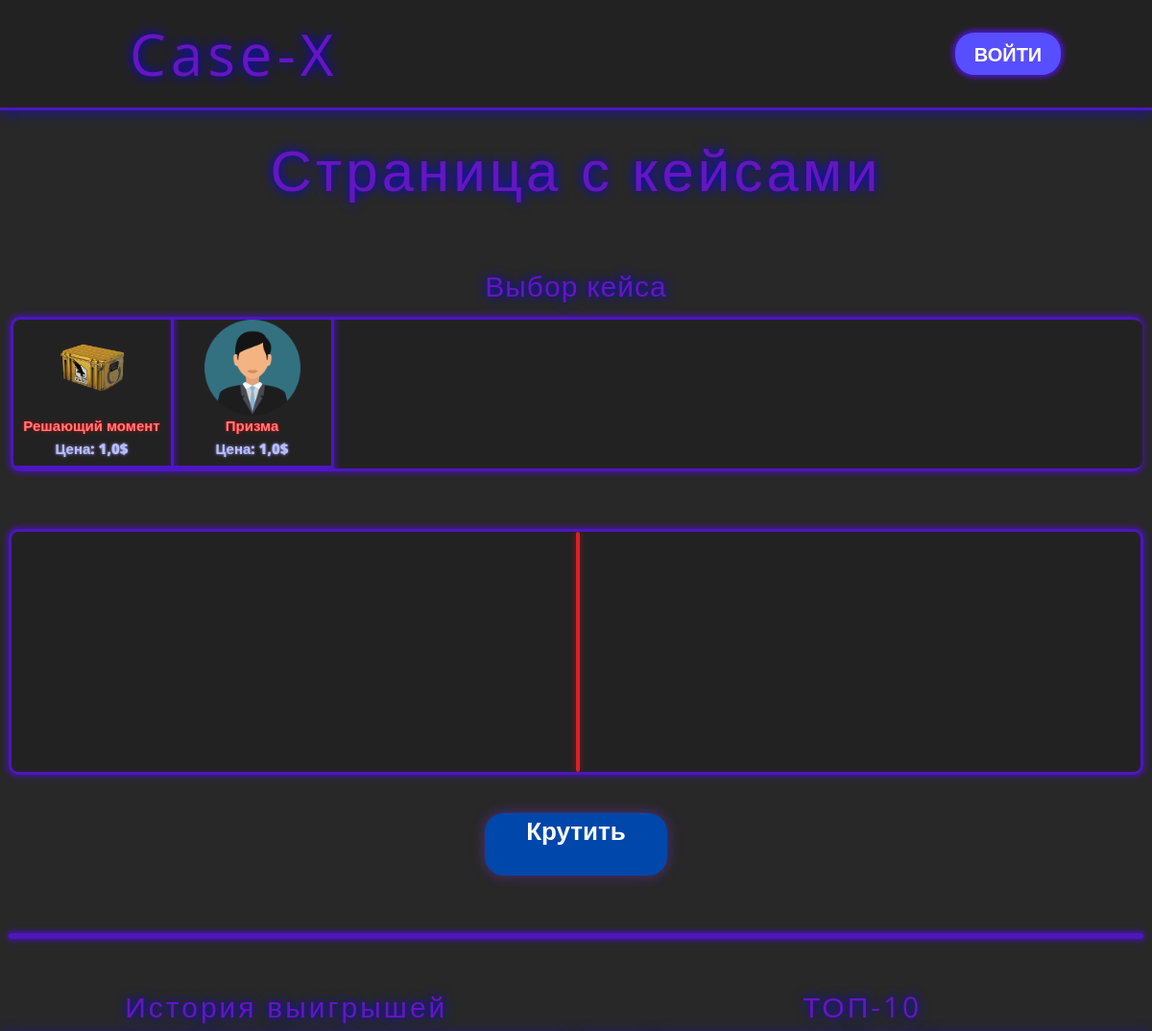
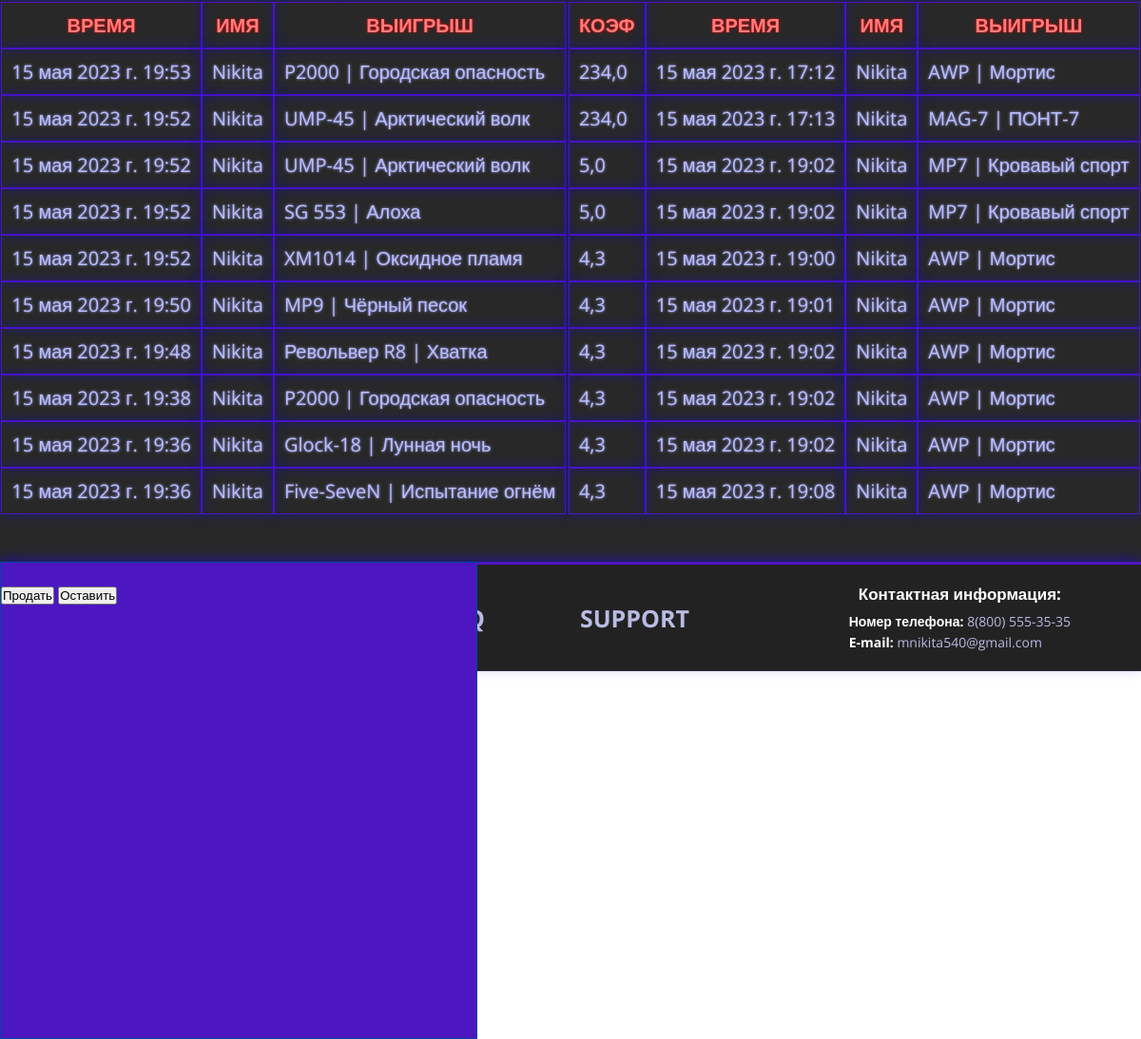
The app's page /case/ with its own data (2 pictures, top to bottom).
### main/models.py (models this page shows)
class Case(models.Model):
    name = models.CharField(max_length=30)
    image = models.FileField(upload_to='main/static/img')
    price = models.FloatField()
    items = models.TextField()
    class Meta:
        verbose_name = "Кейс"
        verbose_name_plural = "Кейсы"

class History(models.Model):
    user_id = models.CharField(max_length=30)
    skin = models.CharField(max_length=30)
    coef = models.FloatField()
    time = models.DateTimeField()
    class Meta:
        verbose_name = "История"
        verbose_name_plural = "Истории"

### main/views.py (the view)
# urls.py: path('', views.index, name= 'index'),
def index(request):
    top = History.objects.order_by('-coef')[:10]
    win_hist = History.objects.order_by('-time')[:10]
    cases = Case.objects.order_by('price')[:]
    for i in cases:
        i.image = str(i.image)[12:]
    username = get_cookies('username', request)
    if username == "":
        return render(request, "main/case.html", {'top': top, 'win_hist': win_hist, 'username': username, 'cases': cases})
    else:
        user = Users.objects.filter(name=username).order_by('name')[0]
        return render(request, "main/case.html", {'top': top, 'win_hist': win_hist, 'username': username, 'user': user, 'cases': cases})

### main/views.py (called while the page is built)
def get_cookies(key, request):
    if key in request.COOKIES:
        return request.COOKIES[key]
    else:
        return ""

### new_django/templates/main/case.html (shortened to what this page needs)
{% extends 'base.html' %}
{% load static %}
{% block main %}
    <main class="main" id="case_main">
        <h1 class="title_page">Страница с кейсами</h1>
        <div class="cases">
            <h1 class="cases_title">Выбор кейса</h1>
            <div class="cases_set">
                {% for i in cases %}
                <div class="case_card" id="case{{i.id}}">
                    <img src="{% static i.image %}" alt="" class="case_el_img" >
                    <div class="case_card_el">
                        <p class="case_name">{{i.name}}</p>
                        <p class="case_value">Цена: {{i.price}}$</p>
                    </div>
                </div>
                {% endfor %}
            </div>
        </div>
        <div class="roll">
            <div id="roulette">
                <div class="vertical-line"></div>
            </div>
            <div class="btn" id="roll_btn">
                <h1>Крутить</h1>
            </div>
            <div id="case_skins"></div>
        </div>
        <div class="boards">
            <div class="history">
                <h3 class="board_table_title">История выигрышей</h3>
                <table>
                    <thead class="board_thead">
                        <tr>
                            <td>Время</td>
                            <td>Имя</td>
                            <td>Выигрыш</td>
                        </tr>
                    </thead>
                    <tbody class="board_tbody">
                        {% for i in win_hist %}
                        <tr>
                            <td>{{i.time}}</td>
                            <td>{{i.user_id}}</td>
                            <td>{{i.skin}}</td>
                        </tr>
                        {% endfor %}
                    </tbody>
                </table>
            </div>
            <div class="leaderboard">
                <h3 class="board_table_title">ТОП-10</h3>
                <table>
                    <thead class="board_thead">
                        <tr>
                            <td>Коэф</td>
                            <td>Время</td>
                            <td>Имя</td>
                            <td>Выигрыш</td>
                        </tr>
                    </thead>
                    <tbody class="board_tbody">
                        {% for i in top %}
                        <tr>
                            <td>{{i.coef}}</td>
                            <td>{{i.time}}</td>
                            <td>{{i.user_id}}</td>
                            <td>{{i.skin}}</td>
                        </tr>
                        {% endfor %}
                    </tbody>
                </table>
            </div>
        </div>
        <div class="modal">
            <button id="sell">Продать</button>
            <button id="leave">Оставить</button>
        </div>
    </main>
{% endblock %}

### new_django/templates/base.html (shortened to what this page needs)
<!DOCTYPE html>
{% load static %}
<html lang="en">
<head>
    <link rel="stylesheet" href="{% static 'css/style.css' %}">
</head>
<body>
    <header>
        <a class="nav nav_title head_title" href="{% url 'main:index' %}">Case-X</a>
        {% if username != "" %}
            <a href="{% url 'main:my_acc' %}"><div class="profile my_acc_block">
                <img class="profile_img" src="{% static 'img/ava.png' %}" alt="" width="70px">
                <div class="profile_desc">
                    <p><b>{{user.name}}</b></p>
                    <p class="desc_el_id" id="balance">{{user.money}}$</p>
                </div>
            </div></a>
        {% else %}
            <a href="{% url 'main:login' %}"><div class="log_btn my_acc_block">
                <p class="log_btn_text">ВОЙТИ</p>
            </div></a>
        {% endif %}
    </header>
    {% block main %}Мой сайт{% endblock %}
    <footer>
        <a class="nav nav_title" href="{% url 'main:index' %}">Case-X</a>
        <div>
            <ul class="nav">
                <li class="nav_el_g"><a class="nav_el" href="{% url 'main:faq' %}">FAQ</a></li>
                <li class="nav_el_g"><a class="nav_el" href="{% url 'main:support' %}">Support</a></li>
            </ul>
        </div>
        <div class="contact">
            <p class="contact_title"><b>Контактная информация:</b></p>
            <p class="contact_el"><b>Номер телефона:</b> <a href="tel:88005553535">8(800) 555-35-35</a></p>
            <p class="contact_el"><b>E-mail:</b> <a href="mailto:mnikita540@gmail.com">mnikita540@gmail.com</a></p>
        </div>
    </footer>
</body>
</html>

### records on screen
Case: image (picture), name "Решающий момент", price "1,0"
Case: image (picture), name "Призма", price "1,0"
History: time "15 мая 2023 г. 19:53", user_id "Nikita", skin "P2000 | Городская опасность"
History: time "15 мая 2023 г. 19:52", user_id "Nikita", skin "UMP-45 | Арктический волк"
History: time "15 мая 2023 г. 19:52", user_id "Nikita", skin "UMP-45 | Арктический волк"
History: time "15 мая 2023 г. 19:52", user_id "Nikita", skin "SG 553 | Алоха"
History: time "15 мая 2023 г. 19:52", user_id "Nikita", skin "XM1014 | Оксидное пламя"
History: time "15 мая 2023 г. 19:50", user_id "Nikita", skin "MP9 | Чёрный песок"
History: time "15 мая 2023 г. 19:48", user_id "Nikita", skin "Револьвер R8 | Хватка"
History: time "15 мая 2023 г. 19:38", user_id "Nikita", skin "P2000 | Городская опасность"
History: time "15 мая 2023 г. 19:36", user_id "Nikita", skin "Glock-18 | Лунная ночь"
History: time "15 мая 2023 г. 19:36", user_id "Nikita", skin "Five-SeveN | Испытание огнём"
History: coef "234,0", time "15 мая 2023 г. 17:12", user_id "Nikita", skin "AWP | Мортис"
History: coef "234,0", time "15 мая 2023 г. 17:13", user_id "Nikita", skin "MAG-7 | ПОНТ-7"
History: coef "5,0", time "15 мая 2023 г. 19:02", user_id "Nikita", skin "MP7 | Кровавый спорт"
History: coef "5,0", time "15 мая 2023 г. 19:02", user_id "Nikita", skin "MP7 | Кровавый спорт"
History: coef "4,3", time "15 мая 2023 г. 19:00", user_id "Nikita", skin "AWP | Мортис"
History: coef "4,3", time "15 мая 2023 г. 19:01", user_id "Nikita", skin "AWP | Мортис"
History: coef "4,3", time "15 мая 2023 г. 19:02", user_id "Nikita", skin "AWP | Мортис"
History: coef "4,3", time "15 мая 2023 г. 19:02", user_id "Nikita", skin "AWP | Мортис"
History: coef "4,3", time "15 мая 2023 г. 19:02", user_id "Nikita", skin "AWP | Мортис"
History: coef "4,3", time "15 мая 2023 г. 19:08", user_id "Nikita", skin "AWP | Мортис"
